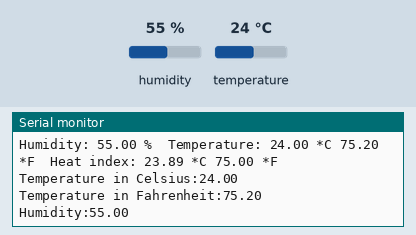
This sketch was run on a simulated Seeed XIAO ESP32-C3. Parts: the last lines printed to the serial monitor. The test bench sets the inputs (shaded band); at power-on: humidity 55 %, temperature 24 °C. WiFi joins after 1.5 s; servers stay silent unless stated; no MQTT or app messages arrive unless stated.

Above: at 2.7 s.
2.8 s: humidity set to 22 %
At 5.1 s:
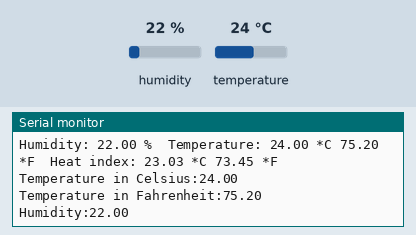
5.7 s: temperature set to 12 °C
At 8.4 s:
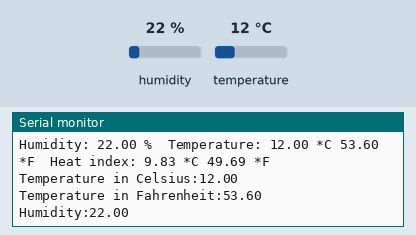
8.6 s: humidity set to 40 %
At 9.5 s:
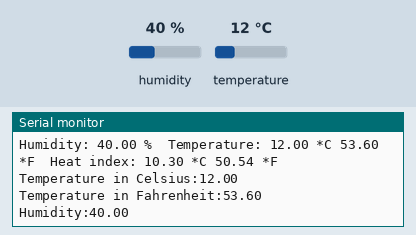
Timing chart, 0 to 11.6 s (numbered marks = the images above; inputs shaded):
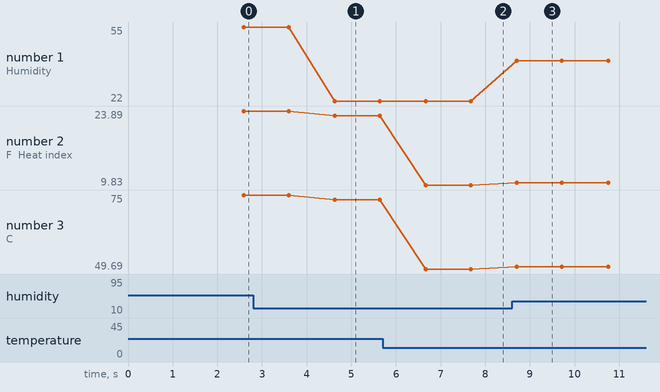

The sketch:

Sketch.ino
```cpp
#include <WiFi.h>            /* WiFi library for ESP32 */
#include <Wire.h>
#include <PubSubClient.h>
#include "DHT.h"             /* DHT11 sensor library */

#define DHTPIN D6
#define DHTTYPE DHT11
DHT dht(DHTPIN, DHTTYPE);

#define wifi_ssid "Fusion Automate"
#define wifi_password "Fusion_Automate"
#define mqtt_server "broker.hivemq.com"

#define humidity_topic "sensor/DHT11/humidity"
#define temperature_celsius_topic "sensor/DHT11/temperature_celsius"
#define temperature_fahrenheit_topic "sensor/DHT11/temperature_fahrenheit"

WiFiClient espClient;
PubSubClient client(espClient);

void setup() {
  Serial.begin(115200);
  // dht.begin();
  setup_wifi();
  client.setServer(mqtt_server, 1883);
}

void setup_wifi() {
  delay(10);
  // We start by connecting to a WiFi network
  Serial.println();
  Serial.print("Connecting to ");
  Serial.println(wifi_ssid);

  WiFi.begin(wifi_ssid, wifi_password);

  while (WiFi.status() != WL_CONNECTED) {
    delay(500);
    Serial.print(".");
  }

  Serial.println("");
  Serial.println("WiFi connected");
  Serial.println("IP address: ");
  Serial.println(WiFi.localIP());
}

void reconnect() {
  // Loop until we're reconnected
  while (!client.connected()) {
        Serial.print("Attempting MQTT connection...");

  if (client.connect("XIAOESP32C3Client")) {
      Serial.println("connected");
    } else {
      Serial.print("failed, rc=");
      Serial.print(client.state());
      Serial.println(" try again in 5 seconds");
      delay(5000);
    }
  }
}


void loop() {

      if (!client.connected()) {
        reconnect();
      }
      client.loop();

      // Wait a few seconds between measurements.
      delay(1000);

      // Reading temperature or humidity takes about 250 milliseconds!
      // Sensor readings may also be up to 2 seconds 'old' (its a very slow sensor)
      float h = dht.readHumidity();
      // Read temperature as Celsius (the default)
      float t = dht.readTemperature();
      // Read temperature as Fahrenheit (isFahrenheit = true)
      float f = dht.readTemperature(true);

      // Check if any reads failed and exit early (to try again).
      if (isnan(h) || isnan(t) || isnan(f)) {
      Serial.println("Failed to read from DHT sensor!");
      return;
      }

      // Compute heat index in Fahrenheit (the default)
      float hif = dht.computeHeatIndex(f, h);
      // Compute heat index in Celsius (isFahreheit = false)
      float hic = dht.computeHeatIndex(t, h, false);
      Serial.print("Humidity: ");
      Serial.print(h);
      Serial.print(" %\t");
      Serial.print("Temperature: ");
      Serial.print(t);
      Serial.print(" *C ");
      Serial.print(f);
      Serial.print(" *F\t");
      Serial.print("Heat index: ");
      Serial.print(hic);
      Serial.print(" *C ");
      Serial.print(hif);
      Serial.println(" *F");

      Serial.print("Temperature in Celsius:");
      Serial.println(String(t).c_str());
      client.publish(temperature_celsius_topic, String(t).c_str(), true);

      Serial.print("Temperature in Fahrenheit:");
      Serial.println(String(f).c_str());
      client.publish(temperature_fahrenheit_topic, String(f).c_str(), true);

      Serial.print("Humidity:");
      Serial.println(String(h).c_str());
      client.publish(humidity_topic, String(h).c_str(), true);

}
```

Measured:
- after the input at 2.8 s, the serial monitor: prints a new line after 1.8 s (image 1)
- after the input at 5.7 s, the serial monitor: prints a new line after 0.97 s (image 2)
- after the input at 8.6 s, the serial monitor: prints a new line after 0.11 s (image 3)
- plotted number 1: 55 → 22 after the input at 2.8 s, 22 → 40 after the input at 8.6 s
- plotted number 2: 23.89 → 23.03 after the input at 2.8 s, 23.03 → 9.83 after the input at 5.7 s, 9.83 → 10.3 after the input at 8.6 s
- plotted number 3: 75 → 73.45 after the input at 2.8 s, 73.45 → 49.69 after the input at 5.7 s, 49.69 → 50.54 after the input at 8.6 s
